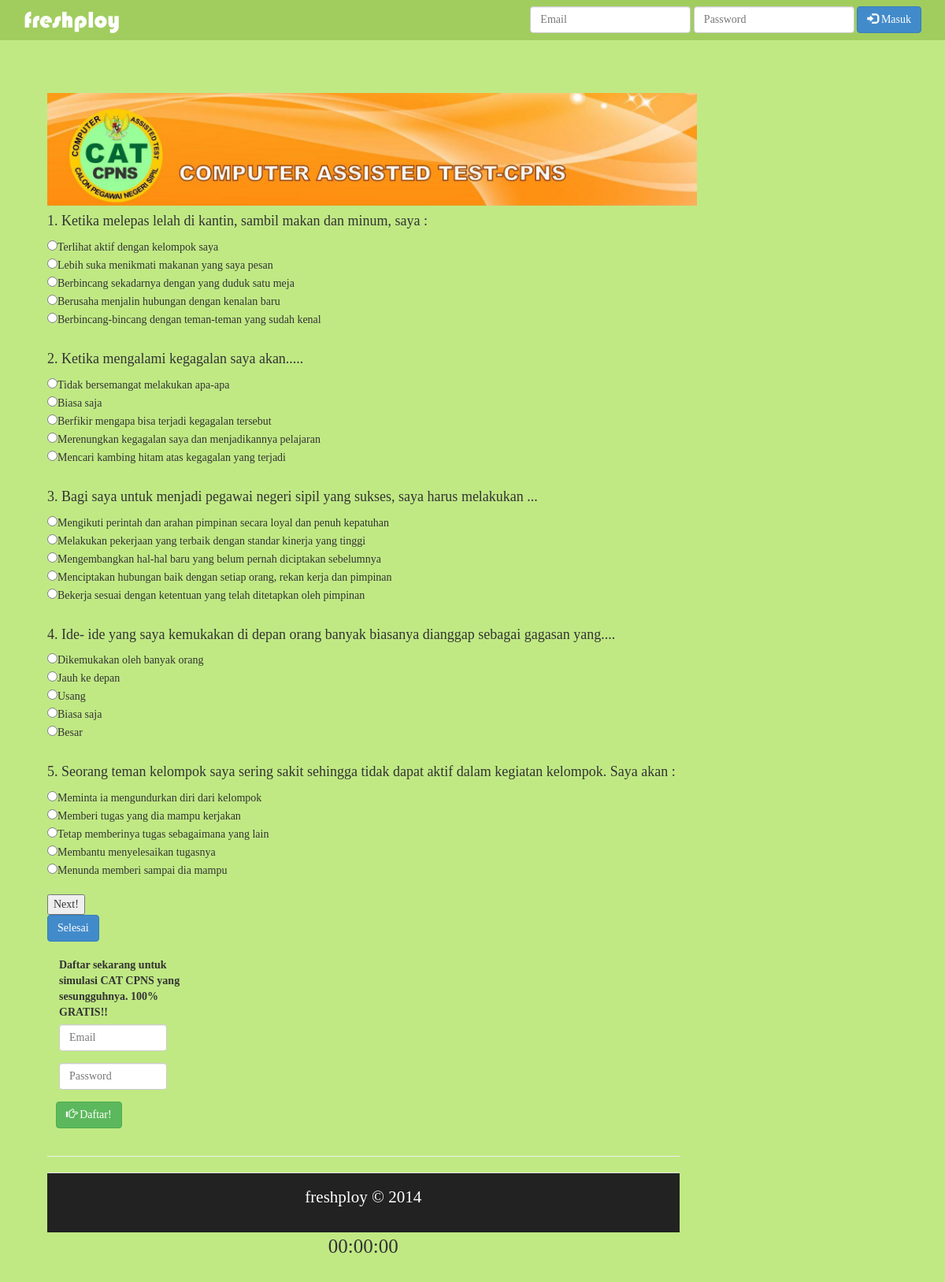
The page / on the database its author committed.
### tables this page shows
CREATE TABLE `TKP` (
  `ID` VARCHAR(255) NOT NULL, 
  `SOAL` LONGTEXT, 
  `A` VARCHAR(255), 
  `B` VARCHAR(255), 
  `C` VARCHAR(255), 
  `D` VARCHAR(255), 
  `E` VARCHAR(255), 
  `NILAI_A` VARCHAR(255), 
  `NILAI_B` VARCHAR(255), 
  `NILAI_C` VARCHAR(255), 
  `NILAI_D` VARCHAR(255), 
  `NILAI_E` VARCHAR(255), 
  PRIMARY KEY (`ID`)
);

### dbFunction.php (called while the page is built, shortened)
<?php
	function getTKP ($connection) {
		$fetchQuestion = mysqli_query($connection,"SELECT * FROM tkp");
		$number = 0;
		$question = array();
		while ($row = mysqli_fetch_array($fetchQuestion)){
			$question[$number] = $row;
			$number++;
			if ($number == 5) {
				break;
			}
		}
		return $question;
	}
	function getTWK ($connection) {
		$tiuTable = array("pancasila", "uud", "bhineka", "tatanegara", "bahasa");
		$isImg = array(0, 0, 0, 0, 1);
		$length = count($tiuTable);
		$imgFetch = array();
		$question = array();
		for ($i = 0; $i < $length; $i++) {
			$fetchQuestion = mysqli_query($connection,"SELECT * FROM ".$tiuTable[$i]);
			$number = 0;
			while ($row = mysqli_fetch_array($fetchQuestion)){
				array_push($imgFetch, $isImg[$i]);
				if ($isImg[$i] == 1) {
					$toUpper = strtoupper($tiuTable[$i]).$row['ID'].".jpg";
					$row['ID'] = $toUpper;
				}
				array_push($question, $row);
				$number++;
				if ($number == 2) {
					break;
				}
			}
		}
		$packet = array($question, $imgFetch);
		return $packet;
	}
?>

### index.php (the view, shortened to what this page needs)
<!DOCTYPE html>
	<html lang="en">
	<head>
		<link href="css/bootstrap.css" rel="stylesheet">
		<link href="jumbotron.css" rel="stylesheet">
	</head>
	<?php
		include 'dbFunction.php';
		$number = 1;
		$i = 0;
	?>
	<body>
		<div class="navbar navbar-inverse navbar-fixed-top" role="navigation">
      <div class="container">
        <div class="navbar-header">
          <a class="navbar-brand" href="#">freshploy</a>
        </div>
        <div class="navbar-collapse collapse">
          <form class="navbar-form navbar-right" role="form">
            <div class="form-group">
              <input type="text" placeholder="Email" class="form-control">
            </div>
            <div class="form-group">
              <input type="password" placeholder="Password" class="form-control">
            </div>
            <button type="submit" class="btn btn-primary">  <span class="glyphicon glyphicon-log-in"></span> Masuk</button>
          </form>
        </div>
      </div>
    </div>
	<div class="jumbotron">
      <div class="container">
		<div class="col-md-9">
		<br />
		<img  src="question/img/banner.jpg" style="width:825px;"></img>
		<br />
        <form name='quiz' method='POST' action="calc.php">
			<?php
				$tkp = getTKP($connection);
				$tkpLength = count($tkp);
				while ($i < $tkpLength) {
					echo "<div id=".($number).". ".$tkp[$i]." class='questions'>";
					echo "<h4>".($number).". ".$tkp[$i]['SOAL']."</h4>";
					echo "<input type='radio' name='$number' value='".$tkp[$i]['NILAI_A']."' />".$tkp[$i]['A']."</br>";
					echo "<input type='radio' name='$number' value='".$tkp[$i]['NILAI_B']."' />".$tkp[$i]['B']."</br>";
					echo "<input type='radio' name='$number' value='".$tkp[$i]['NILAI_C']."' />".$tkp[$i]['C']."</br>";
					echo "<input type='radio' name='$number' value='".$tkp[$i]['NILAI_D']."' />".$tkp[$i]['D']."</br>";
					echo "<input type='radio' name='$number' value='".$tkp[$i]['NILAI_E']."' />".$tkp[$i]['E']."</br>";
					echo "<br/>";
					$i++;
					$number++;
				}
			?>
			<input type="button" id='next<?php echo $tkp[$i]['SOAL'];?>' value='Next!' name='question' class='butt'/>
			<?php  echo "</div>" ?>
			<input type='submit' class="btn btn-primary" value='Selesai'>
		</form>
		</div>
		<div class="col-md-3">
			<br />
			<label>
				Daftar sekarang untuk simulasi CAT CPNS yang sesungguhnya. 100% GRATIS!!
			</label>
			<br />
			<form class="form-horizontal" role="form">
  <div class="form-group">
    <div class="col-sm-10">
      <input type="email" class="form-control" id="inputEmail3" placeholder="Email">
    </div>
  </div>
  <div class="form-group">
    <div class="col-sm-10">
      <input type="password" class="form-control" id="inputPassword3" placeholder="Password">
    </div>
  </div>
  <div class="form-group">
    <div class="col-sm-offset-1">
      <button type="submit" class="btn btn-success"><span class="glyphicon glyphicon-hand-right"></span> Daftar!</button>
    </div>
  </div>
</form>
		</div>
      </div>
    </div>
	<div class="container">
      </div>
      <hr>
	<footer class="modal-footer">
		<p>freshploy &copy; <?php echo date('Y')?></p>
    </footer>
	<div id="demo1" class="demo" style="text-align:center;font-size: 25px;">00:00:00</div>
	</body>
</html>

### css/jumbotron.css (style rules this page uses)
body { padding-top: 50px; padding-bottom: 20px; }

### rows shown on the page
tkp: SOAL "Ketika melepas lelah di kantin, sambil makan dan minum, saya :", A "Terlihat aktif dengan kelompok saya", B "Lebih suka menikmati makanan yang saya pesan", C "Berbincang sekadarnya dengan yang duduk satu meja", D "Berusaha menjalin hubungan dengan kenalan baru", E "Berbincang-bincang dengan teman-teman yang sudah kenal"
tkp: SOAL "Ketika mengalami kegagalan saya akan.....", A "Tidak bersemangat melakukan apa-apa", B "Biasa saja", C "Berfikir mengapa bisa terjadi kegagalan tersebut", D "Merenungkan kegagalan saya dan menjadikannya pelajaran", E "Mencari kambing hitam atas kegagalan yang terjadi"
tkp: SOAL "Bagi saya untuk menjadi pegawai negeri sipil yang sukses, saya harus melakukan ...", A "Mengikuti perintah dan arahan pimpinan secara loyal dan penuh kepatuhan", B "Melakukan pekerjaan yang terbaik dengan standar kinerja yang tinggi", C "Mengembangkan hal-hal baru yang belum pernah diciptakan sebelumnya", D "Menciptakan hubungan baik dengan setiap orang, rekan kerja dan pimpinan", E "Bekerja sesuai dengan ketentuan yang telah ditetapkan oleh pimpinan"
tkp: SOAL "Ide- ide yang saya kemukakan di depan orang banyak biasanya dianggap sebagai gagasan yang....", A "Dikemukakan oleh banyak orang", B "Jauh ke depan", C "Usang", D "Biasa saja", E "Besar"
tkp: SOAL "Seorang teman kelompok saya sering sakit sehingga tidak dapat aktif dalam kegiatan kelompok. Saya akan :", A "Meminta ia mengundurkan diri dari kelompok", B "Memberi tugas yang dia mampu kerjakan", C "Tetap memberinya tugas sebagaimana yang lain", D "Membantu menyelesaikan tugasnya", E "Menunda memberi sampai dia mampu"
